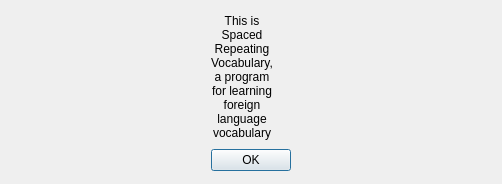
<?xml version="1.0" encoding="UTF-8"?>
<ui version="4.0">
 <class>Dialog</class>
 <widget class="QDialog" name="Dialog">
  <property name="geometry">
   <rect>
    <x>0</x>
    <y>0</y>
    <width>502</width>
    <height>184</height>
   </rect>
  </property>
  <property name="sizePolicy">
   <sizepolicy hsizetype="Fixed" vsizetype="Fixed">
    <horstretch>0</horstretch>
    <verstretch>0</verstretch>
   </sizepolicy>
  </property>
  <property name="windowTitle">
   <string>Dialog</string>
  </property>
  <widget class="QWidget" name="">
   <property name="geometry">
    <rect>
     <x>10</x>
     <y>10</y>
     <width>481</width>
     <height>161</height>
    </rect>
   </property>
   <layout class="QHBoxLayout" name="horizontalLayout">
    <item>
     <spacer name="horizontalSpacer">
      <property name="orientation">
       <enum>Qt::Horizontal</enum>
      </property>
      <property name="sizeHint" stdset="0">
       <size>
        <width>140</width>
        <height>20</height>
       </size>
      </property>
     </spacer>
    </item>
    <item>
     <layout class="QVBoxLayout" name="verticalLayout">
      <item>
       <widget class="QLabel" name="description_label">
        <property name="sizePolicy">
         <sizepolicy hsizetype="Fixed" vsizetype="Fixed">
          <horstretch>0</horstretch>
          <verstretch>0</verstretch>
         </sizepolicy>
        </property>
        <property name="minimumSize">
         <size>
          <width>50</width>
          <height>50</height>
         </size>
        </property>
        <property name="text">
         <string>This is Spaced Repeating Vocabulary, a program for learning foreign language vocabulary</string>
        </property>
        <property name="alignment">
         <set>Qt::AlignCenter</set>
        </property>
        <property name="wordWrap">
         <bool>true</bool>
        </property>
       </widget>
      </item>
      <item>
       <widget class="QPushButton" name="ok_button">
        <property name="text">
         <string>OK</string>
        </property>
       </widget>
      </item>
     </layout>
    </item>
    <item>
     <spacer name="horizontalSpacer_2">
      <property name="orientation">
       <enum>Qt::Horizontal</enum>
      </property>
      <property name="sizeHint" stdset="0">
       <size>
        <width>140</width>
        <height>20</height>
       </size>
      </property>
     </spacer>
    </item>
   </layout>
  </widget>
 </widget>
 <resources/>
 <connections/>
</ui>
